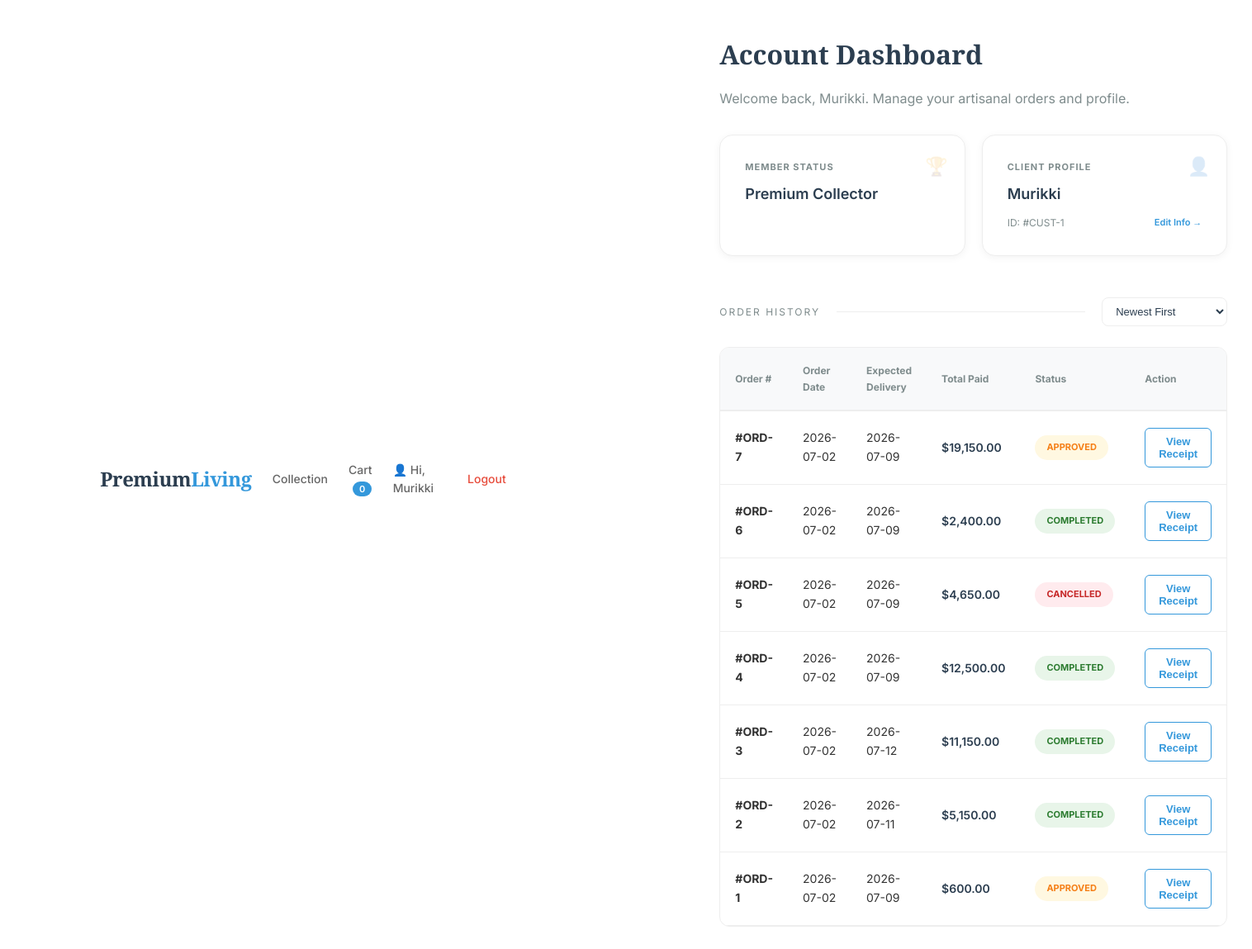
/Cside/dashboard.php (signed in), run on the app's committed database.
### tables this page shows
CREATE TABLE `orders` (
  `oid` int(11) NOT NULL,
  `odate` datetime NOT NULL DEFAULT current_timestamp(),
  `ototalamount` decimal(10,2) NOT NULL,
  `cid` int(11) NOT NULL,
  `odeliverydate` datetime NOT NULL,
  `odeliveraddress` text NOT NULL,
  `ostatus` int(11) NOT NULL DEFAULT 1
);

### Cside/dashboard.php (the view, shortened to what this page needs)
<?php
require_once('../conn.php');
$cid = $_SESSION['cust_id'];
$cname = $_SESSION['cust_name'];
$order_query = "SELECT o.oid, o.odate, o.ototalamount, o.odeliverydate, o.odeliveraddress, o.ostatus
                FROM Orders o
                WHERE o.cid = ?
                ORDER BY o.odate DESC";
$stmt = $conn->prepare($order_query);
$stmt->bind_param("i", $cid);
$stmt->execute();
$orders_result = $stmt->get_result();
?>
<!DOCTYPE html>
<html lang="en">
<head>
  <link rel="stylesheet" href="staff/staff_style.css">
  <link rel="stylesheet" href="cust_style.css">
</head>
<body class="pl-dash-body">
  <nav>
    <a href="index.php" class="logo">Premium<span>Living</span></a>
    <div class="nav-links">
      <a href="index.php">Collection</a>
      <a href="cart.php">Cart <span class="cart-count" id="cartCount">0</span></a>
      <a href="dashboard.php" style="color: #3498db; font-weight: bold;">👤 Hi,
        <?php echo htmlspecialchars($cname); ?></a>
      <a href="logout.php" class="logout-btn">Logout</a>
    </div>
  </nav>
  <div class="container">
    <div class="dashboard-header">
      <h1>Account Dashboard</h1>
      <p style="color: #7f8c8d;">Welcome back, <?php echo htmlspecialchars($cname); ?>. Manage your artisanal orders and
        profile.</p>
    </div>
    <div class="function-grid">
      <div class="stat-card">
        <span class="icon">🏆</span>
        <h3>Member Status</h3>
        <p>Premium Collector</p>
      </div>
      <a href="profile_edit.php" class="stat-card" style="display: block; text-decoration: none; color: inherit;">
        <span class="icon">👤</span>
        <h3>Client Profile</h3>
        <p><?php echo htmlspecialchars($cname); ?></p>
        <div style="display: flex; justify-content: space-between; align-items: center; margin-top: 10px;">
          <span style="font-size: 12px; color: #7f8c8d;">ID: #CUST-<?php echo $cid; ?></span>
          <span style="font-size: 11px; color: #3498db; font-weight: 600;">Edit Info →</span>
        </div>
      </a>
    </div>
    <div class="section-header">
      <div class="section-title">Order History</div>
      <select class="sort-select" id="orderSort">
        <option value="date-desc">Newest First</option>
      </select>
    </div>
    <div class="order-container">
      <table id="orderTable">
        <thead>
          <tr>
            <th>Order #</th>
            <th>Order Date</th>
            <th>Expected Delivery</th>
            <th>Total Paid</th>
            <th>Status</th>
            <th>Action</th>
          </tr>
        </thead>
        <tbody>
          <?php
          if ($orders_result && $orders_result->num_rows > 0) {
            while ($row = $orders_result->fetch_assoc()) {
              $oid = $row['oid'];
              $odate = date('Y-m-d', strtotime($row['odate']));
              $odelivery = date('Y-m-d', strtotime($row['odeliverydate']));
              $total = floatval($row['ototalamount']);
              $status_code = intval($row['ostatus']);
              $address = $row['odeliveraddress'];
              $items_array = array();
              $items_query = "SELECT of.fid, of.oqty AS qty, f.fname AS name, f.fprice AS price
                                  FROM OrderFurnitures `of`
                                  JOIN Furnitures f ON of.fid = f.fid
                                  WHERE of.oid = ?";
              $item_stmt = $conn->prepare($items_query);
              $item_stmt->bind_param("i", $oid);
              $item_stmt->execute();
              $items_res = $item_stmt->get_result();
              while ($item_row = $items_res->fetch_assoc()) {
                $items_array[] = $item_row;
              }
              $items_json = json_encode($items_array);
              if ($status_code === 2) {
                $status_text = 'Processing';
                $status_class = 'status-pending';
              } elseif ($status_code === 3) {
                $status_text = 'Approved';
                $status_class = 'status-progress';
              } elseif ($status_code === 4) {
                $status_text = 'Out for Delivery';
                $status_class = 'status-progress';
              } elseif ($status_code === 5) {
                $status_text = 'Completed';
                $status_class = 'status-delivered';
              } else {
                $status_text = 'Cancelled';
                $status_class = 'status-cancelled';
              }
              echo '<tr data-date="' . $odate . '" data-price="' . $total . '">';
              echo '  <td><strong>#ORD-' . $oid . '</strong></td>';
              echo '  <td>' . $odate . '</td>';
              echo '  <td>' . $odelivery . '</td>';
              echo '  <td style="font-weight:600; color:#2c3e50;">$' . number_format($total, 2) . '</td>';
              echo '  <td><span class="status-pill ' . $status_class . '">' . $status_text . '</span></td>';
              echo '  <td>';
              echo '    <button type="button" class="btn-manage"
                                    data-oid="' . $oid . '"
                                    data-date="' . $odate . '"
                                    data-total="' . $total . '"
                                    data-status="' . $status_text . '"
                                    data-address="' . htmlspecialchars($address) . '"
                                    data-items-json="' . htmlspecialchars($items_json) . '">';
              echo '      View Receipt';
              echo '    </button>';
              echo '  </td>';
              echo '  </tr>';
            }
          } else {
            echo '<tr><td colspan="6" style="text-align:center; color:#7f8c8d; padding:40px;">You haven\'t launched any custom boutique furniture collections yet.</td></tr>';
          }
          ?>
        </tbody>
      </table>
    </div>
  </div>
</body>
</html>

### Sside/staff_style.css (style rules this page uses)
* { box-sizing: border-box; }
body { font-family: 'Segoe UI', Arial, sans-serif; margin: 0; display: flex; flex-direction: row; background-color: #f0f2f5; min-height: 100vh; }
.function-grid { display: grid; grid-template-columns: repeat(2, 1fr); gap: 25px; max-width: 900px; width: 100%; }
table { width: 100%; border-collapse: collapse; }
table th { text-align: left; padding: 12px 15px; background: #f8f9fa; color: #2c3e50; border-bottom: 2px solid #eee; }
table td { padding: 15px; border-bottom: 1px solid #ecf0f1; cursor: pointer; }
.stat-card { background: white; padding: 20px; border-radius: 8px; flex: 1; box-shadow: 0 2px 10px rgba(0, 0, 0, 0.05); text-align: center; border-top: 4px solid #3498db; }
.stat-card h3 { margin: 0; color: #7f8c8d; font-size: 14px; text-transform: uppercase; }
.stat-card p { margin: 10px 0 0; font-size: 28px; font-weight: bold; color: #2c3e50; }

### Cside/dashboard.php (style rules this page uses)
.pl-dash-body .status-cancelled { background: #ffebee !important; color: #c62828 !important; }

### data on the page
orders: oid "7", odate "2026-07-02", odeliverydate "2026-07-09", ototalamount "19,150.00", ostatus "APPROVED"
orders: oid "6", odate "2026-07-02", odeliverydate "2026-07-09", ototalamount "2,400.00", ostatus "COMPLETED"
orders: oid "5", odate "2026-07-02", odeliverydate "2026-07-09", ototalamount "4,650.00", ostatus "CANCELLED"
orders: oid "4", odate "2026-07-02", odeliverydate "2026-07-09", ototalamount "12,500.00", ostatus "COMPLETED"
orders: oid "3", odate "2026-07-02", odeliverydate "2026-07-12", ototalamount "11,150.00", ostatus "COMPLETED"
orders: oid "2", odate "2026-07-02", odeliverydate "2026-07-11", ototalamount "5,150.00", ostatus "COMPLETED"
orders: oid "1", odate "2026-07-02", odeliverydate "2026-07-09", ototalamount "600.00", ostatus "APPROVED"

### other printed values
$cname "Murikki"
$cid "1"
